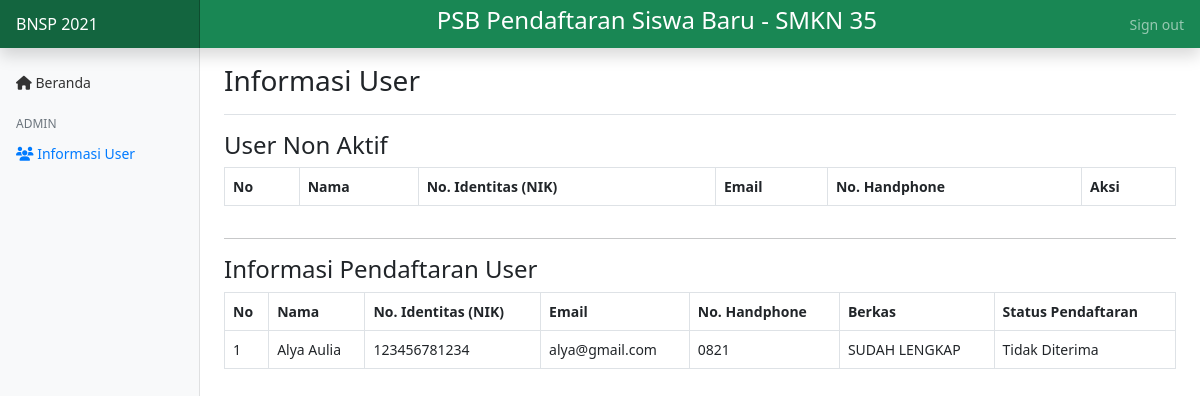
The page /admin/informasi_user.php (signed in) on the database its author committed.
### tables this page shows
CREATE TABLE `data_pendaftaran` (
  `pendaftaran_id` int(11) NOT NULL,
  `user_id` int(11) DEFAULT NULL,
  `no_pendaftaran` varchar(255) DEFAULT NULL,
  `status_pendaftaran` enum('Diterima','Cadangan','Tidak Diterima','Menunggu') DEFAULT 'Menunggu',
  `pas_foto` varchar(50) DEFAULT NULL,
  `ijazah` varchar(50) DEFAULT NULL,
  `surat_pernyataan` varchar(50) DEFAULT NULL,
  `tgl_pendaftaran` datetime DEFAULT NULL
);

CREATE TABLE `users_tb` (
  `user_id` int(11) NOT NULL,
  `nama` varchar(255) DEFAULT NULL,
  `nik` varchar(255) DEFAULT NULL,
  `email` varchar(255) DEFAULT NULL,
  `jenis_kelamin` enum('P','L') DEFAULT 'L',
  `agama` varchar(255) DEFAULT NULL,
  `alamat` varchar(255) DEFAULT NULL,
  `no_telepon` varchar(255) DEFAULT NULL,
  `tempat_lahir` varchar(255) DEFAULT NULL,
  `tgl_lahir` date DEFAULT NULL,
  `nama_ortu` varchar(255) DEFAULT NULL,
  `no_telepon_ortu` varchar(255) DEFAULT NULL,
  `password` varchar(255) DEFAULT NULL,
  `status_user` int(11) DEFAULT 0,
  `role` int(11) DEFAULT 0
);

### admin/informasi_user.php (the view, shortened to what this page needs)
<?php
    include '../connection.php';
    $active = mysqli_query($conn, "SELECT * FROM users_tb LEFT JOIN data_pendaftaran ON users_tb.user_id = data_pendaftaran.user_id WHERE status_user != 0 AND role != 1");
    $i = 1;
?>
<!DOCTYPE html>
<html lang="en">
<head>
    <link href="https://cdn.jsdelivr.net/npm/bootstrap@5.0.1/dist/css/bootstrap.min.css" rel="stylesheet" />
    <link rel="stylesheet" href="../css/style.css"/>
</head>
<body>
    <header class="navbar navbar-dark sticky-top bg-success flex-md-nowrap p-0 shadow">
       <a class="navbar-brand col-md-3 col-lg-2 me-0 px-3" href="#">BNSP 2021</a>
        <ul class="navbar-nav w-100">
            <li class="nav-item">
                <h4 style="color:white" class="text-center mb-2">PSB Pendaftaran Siswa Baru - SMKN 35</h4>
            </li>
        </ul>
        <ul class="navbar-nav px-3">
            <li class="nav-item text-nowrap">
                <a class="nav-link" href="../logout.php" onclick="return confirm('Apakah anda yakin ingin melakukan logout?');">Sign out</a>
            </li>
        </ul>
    </header>
    <div class="container-fluid">
        <div class="row">
            <nav id="sidebarMenu" class="col-md-3 col-lg-2 d-md-block bg-light sidebar collapse">
                <div class="position-sticky pt-3">
                    <ul class="nav flex-column">
                        <li class="nav-item">
                            <a class="nav-link" aria-current="page" href="index.php">
                            <span><i class="fas fa-home"></i></span>
                            Beranda
                            </a>
                        </li>
                    </ul>
                    <h6 class="sidebar-heading d-flex justify-content-between align-items-center px-3 mt-3 mb-1 text-muted">
                        <span>Admin</span>
                    </h6>
                    <ul class="nav flex-column mb-2">
                        <li class="nav-item">
                            <a class="nav-link active" href="#">
                            <span><i class="fas fa-users"></i></span>
                            Informasi User
                            </a>
                        </li>
                    </ul>
                </div>
            </nav>
            <main class="col-md-9 ms-sm-auto col-lg-10 px-md-4">
                <div class="d-flex justify-content-between flex-wrap flex-md-nowrap align-items-center pt-3 pb-2 mb-3 border-bottom">
                    <h3>Informasi User</h3>
                </div>
                <div id="content">
                    <h4>User Non Aktif</h4>
                    <div class="table-responsive">
                        <table class="table table-hover table-bordered">
                            <thead>
                                <tr>
                                    <th>No</th>
                                    <th>Nama</th>
                                    <th>No. Identitas (NIK)</th>
                                    <th>Email</th>
                                    <th>No. Handphone</th>
                                    <th>Aksi</th>
                                </tr>
                            </thead>
                        </table>
                    </div>
                    <hr>
                    <h4>Informasi Pendaftaran User</h4>
                    <div class="table-responsive">
                        <table class="table table-hover table-bordered">
                            <thead>
                                <tr>
                                    <th>No</th>
                                    <th>Nama</th>
                                    <th>No. Identitas (NIK)</th>
                                    <th>Email</th>
                                    <th>No. Handphone</th>
                                    <th>Berkas</th>
                                    <th>Status Pendaftaran</th>
                                </tr>
                            </thead>
                            <tbody>
                            <?php foreach ($active as $d) : ?>
                                <tr>
                                    <td><?= $i ?></td>
                                    <td><?= $d['nama'] ?></td>
                                    <td><?= !empty($d['nik']) ? $d['nik'] : '-' ?></td>
                                    <td><?= !empty($d['email']) ? $d['email'] : '-' ?></td>
                                    <td><?= !empty($d['no_telepon']) ? $d['no_telepon'] : '-' ?></td>
                                    <td><?= $d['pas_foto'] && $d['ijazah'] && $d['surat_pernyataan'] ? 'SUDAH LENGKAP' : 'BELUM MENGUMPULKAN' ?></td>
                                    <td><?= !empty($d['status_pendaftaran']) ? $d['status_pendaftaran'] : '-' ?></td>
                                </tr>
                            <?php
                                $i++;
                                endforeach;
                            ?>
                            </tbody>
                        </table>
                    </div>
                </div>
            </main>
        </div>
    </div>
</body>
</html>

### css/style.css (style rules this page uses)
body { font-size: 0.875rem; }
.sidebar { position: fixed; top: 0; bottom: 0; left: 0; z-index: 100; padding: 48px 0 0; box-shadow: inset -1px 0 0 rgba(0, 0, 0, 0.1); }
.sidebar .nav-link { font-weight: 500; color: #333; }
.sidebar .nav-link.active { color: #007bff; }
.sidebar-heading { font-size: 0.75rem; text-transform: uppercase; }
.navbar-brand { padding-top: 0.75rem; padding-bottom: 0.75rem; font-size: 1rem; background-color: rgba(0, 0, 0, 0.25); box-shadow: inset -1px 0 0 rgba(0, 0, 0, 0.25); }

### rows shown on the page
data_pendaftaran: user.nama "Alya Aulia", user.nik "123456781234", user.email "alya@gmail.com", user.no_telepon "0821", ijazah "SUDAH LENGKAP", status_pendaftaran "Tidak Diterima"
